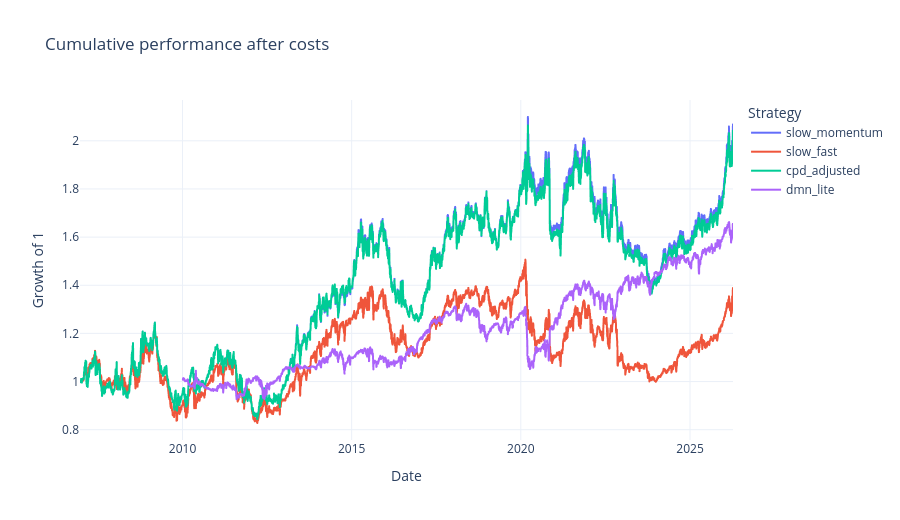

Source (notebook cell):
### Code cell
returns = pd.read_csv(DATA_DIR / "backtest_returns_with_dmn.csv", parse_dates=["date"])
returns["equity"] = returns.groupby("strategy")["net_return"].transform(lambda x: (1.0 + x.fillna(0.0)).cumprod())

fig = px.line(
    returns,
    x="date",
    y="equity",
    color="strategy",
    title="Cumulative performance after costs",
    labels={"date": "Date", "equity": "Growth of 1", "strategy": "Strategy"},
)
fig.update_layout(template="plotly_white", height=520)
fig.show()

### Figure 1 — Plotly figure (JSON) as saved in the notebook; plotly's stock layout.template omitted (floating-point values rounded to 4 significant figures; data arrays with more than 128 entries replaced by an {"elided": "..."} marker saying what was removed)
{"data": [{"hovertemplate": "Strategy=slow_momentum<br>Date=%{x}<br>Growth of 1=%{y}<extra></extra>", "legendgroup": "slow_momentum", "line": {"color": "#636efa", "dash": "solid"}, "marker": {"symbol": "circle"}, "mode": "lines", "name": "slow_momentum", "showlegend": true, "type": "scattergl", "x": {"elided": "4968 str values"}, "xaxis": "x", "y": {"elided": "4968 float values"}, "yaxis": "y"}, {"hovertemplate": "Strategy=slow_fast<br>Date=%{x}<br>Growth of 1=%{y}<extra></extra>", "legendgroup": "slow_fast", "line": {"color": "#EF553B", "dash": "solid"}, "marker": {"symbol": "circle"}, "mode": "lines", "name": "slow_fast", "showlegend": true, "type": "scattergl", "x": {"elided": "4968 str values"}, "xaxis": "x", "y": {"elided": "4968 float values"}, "yaxis": "y"}, {"hovertemplate": "Strategy=cpd_adjusted<br>Date=%{x}<br>Growth of 1=%{y}<extra></extra>", "legendgroup": "cpd_adjusted", "line": {"color": "#00cc96", "dash": "solid"}, "marker": {"symbol": "circle"}, "mode": "lines", "name": "cpd_adjusted", "showlegend": true, "type": "scattergl", "x": {"elided": "4968 str values"}, "xaxis": "x", "y": {"elided": "4968 float values"}, "yaxis": "y"}, {"hovertemplate": "Strategy=dmn_lite<br>Date=%{x}<br>Growth of 1=%{y}<extra></extra>", "legendgroup": "dmn_lite", "line": {"color": "#ab63fa", "dash": "solid"}, "marker": {"symbol": "circle"}, "mode": "lines", "name": "dmn_lite", "showlegend": true, "type": "scattergl", "x": {"elided": "4188 str values"}, "xaxis": "x", "y": {"elided": "4188 float values"}, "yaxis": "y"}], "layout": {"height": 520, "legend": {"title": {"text": "Strategy"}, "tracegroupgap": 0}, "title": {"text": "Cumulative performance after costs"}, "xaxis": {"anchor": "y", "domain": [0.0, 1.0], "title": {"text": "Date"}}, "yaxis": {"anchor": "x", "domain": [0.0, 1.0], "title": {"text": "Growth of 1"}}}}
